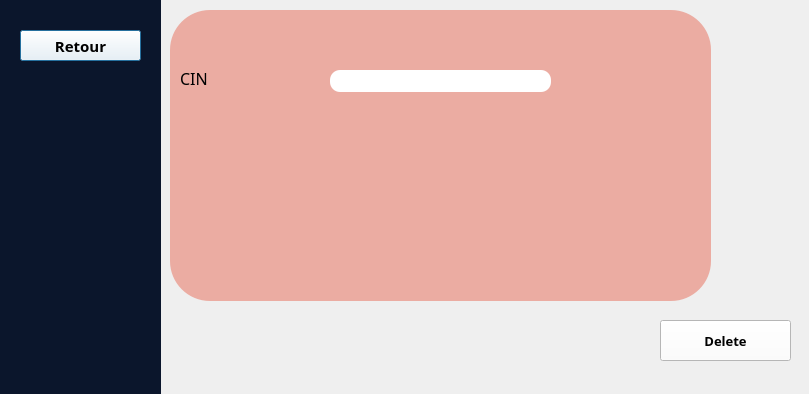
<?xml version="1.0" encoding="UTF-8"?>
<ui version="4.0">
 <class>supprich</class>
 <widget class="QDialog" name="supprich">
  <property name="geometry">
   <rect>
    <x>0</x>
    <y>0</y>
    <width>809</width>
    <height>394</height>
   </rect>
  </property>
  <property name="windowTitle">
   <string>Dialog</string>
  </property>
  <widget class="QWidget" name="widget" native="true">
   <property name="geometry">
    <rect>
     <x>-10</x>
     <y>-20</y>
     <width>171</width>
     <height>731</height>
    </rect>
   </property>
   <property name="styleSheet">
    <string notr="true">background-color: rgb(11, 22, 44);</string>
   </property>
   <widget class="QPushButton" name="pushButton_3">
    <property name="geometry">
     <rect>
      <x>30</x>
      <y>50</y>
      <width>121</width>
      <height>31</height>
     </rect>
    </property>
    <property name="font">
     <font>
      <family>Segoe Print</family>
      <pointsize>11</pointsize>
      <bold>true</bold>
     </font>
    </property>
    <property name="styleSheet">
     <string notr="true">
background-color: rgb(255, 255, 255);</string>
    </property>
    <property name="text">
     <string>Retour</string>
    </property>
   </widget>
  </widget>
  <widget class="QWidget" name="widget_2" native="true">
   <property name="geometry">
    <rect>
     <x>170</x>
     <y>10</y>
     <width>541</width>
     <height>291</height>
    </rect>
   </property>
   <property name="styleSheet">
    <string notr="true">background-color: rgb(235, 172, 162);
border-radius: 40px;</string>
   </property>
   <widget class="QLineEdit" name="lineEdit_ID">
    <property name="geometry">
     <rect>
      <x>160</x>
      <y>60</y>
      <width>221</width>
      <height>22</height>
     </rect>
    </property>
    <property name="styleSheet">
     <string notr="true">background-color: rgb(255, 255, 255);
border-radius: 10px;</string>
    </property>
   </widget>
   <widget class="QLabel" name="label">
    <property name="geometry">
     <rect>
      <x>10</x>
      <y>60</y>
      <width>121</width>
      <height>16</height>
     </rect>
    </property>
    <property name="font">
     <font>
      <family>Segoe Print</family>
      <pointsize>12</pointsize>
      <italic>false</italic>
      <bold>false</bold>
     </font>
    </property>
    <property name="text">
     <string>CIN</string>
    </property>
   </widget>
  </widget>
  <widget class="QPushButton" name="pushButton">
   <property name="geometry">
    <rect>
     <x>660</x>
     <y>320</y>
     <width>131</width>
     <height>41</height>
    </rect>
   </property>
   <property name="font">
    <font>
     <family>Segoe Print</family>
     <pointsize>10</pointsize>
     <bold>true</bold>
    </font>
   </property>
   <property name="styleSheet">
    <string notr="true">background-color: rgb(255, 255, 255);
</string>
   </property>
   <property name="text">
    <string>Delete</string>
   </property>
  </widget>
 </widget>
 <resources/>
 <connections/>
</ui>
